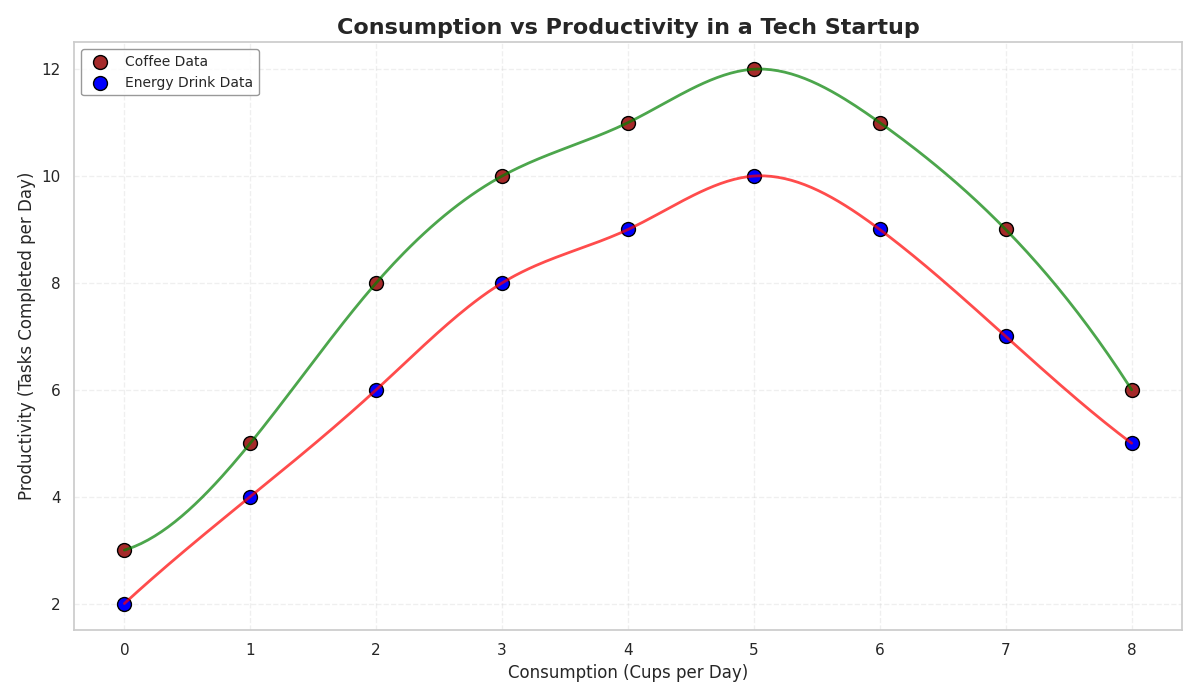

Recreate this plot in Python.
import numpy as np
import matplotlib.pyplot as plt
from scipy.interpolate import make_interp_spline

# Define coffee and energy drink consumption in cups per day
coffee_consumption = np.array([0, 1, 2, 3, 4, 5, 6, 7, 8])
energy_drink_consumption = np.array([0, 1, 2, 3, 4, 5, 6, 7, 8])

# Define productivity measured in tasks completed per day for both data series
productivity_coffee = np.array([3, 5, 8, 10, 11, 12, 11, 9, 6])
productivity_energy_drink = np.array([2, 4, 6, 8, 9, 10, 9, 7, 5])

# Create smooth lines for the scatter plots using spline interpolation
coffee_spline = make_interp_spline(coffee_consumption, productivity_coffee)
energy_drink_spline = make_interp_spline(energy_drink_consumption, productivity_energy_drink)

# Generate new consumption values for smooth lines
consumption_new = np.linspace(0, 8, 300)
productivity_coffee_smooth = coffee_spline(consumption_new)
productivity_energy_smooth = energy_drink_spline(consumption_new)

plt.figure(figsize=(12, 7))

# Scatter and smooth line plots for coffee consumption vs productivity
plt.scatter(coffee_consumption, productivity_coffee, color='brown', label='Coffee Data', s=100, edgecolor='black')
plt.plot(consumption_new, productivity_coffee_smooth, color='green', linestyle='-', linewidth=2, alpha=0.7)

# Scatter and smooth line plots for energy drink consumption vs productivity
plt.scatter(energy_drink_consumption, productivity_energy_drink, color='blue', label='Energy Drink Data', s=100, edgecolor='black')
plt.plot(consumption_new, productivity_energy_smooth, color='red', linestyle='-', linewidth=2, alpha=0.7)

# Add titles and labels
plt.title('Consumption vs Productivity in a Tech Startup', fontsize=16, fontweight='bold')
plt.xlabel('Consumption (Cups per Day)', fontsize=12)
plt.ylabel('Productivity (Tasks Completed per Day)', fontsize=12)

# Ticks and grid for readability
plt.xticks(np.arange(0, 9, step=1))
plt.yticks(np.arange(2, 14, step=2))
plt.grid(alpha=0.3, linestyle='--')

# Legend to differentiate between data series
plt.legend(fontsize=10, loc='upper left', edgecolor='gray')

plt.tight_layout()
plt.show()
